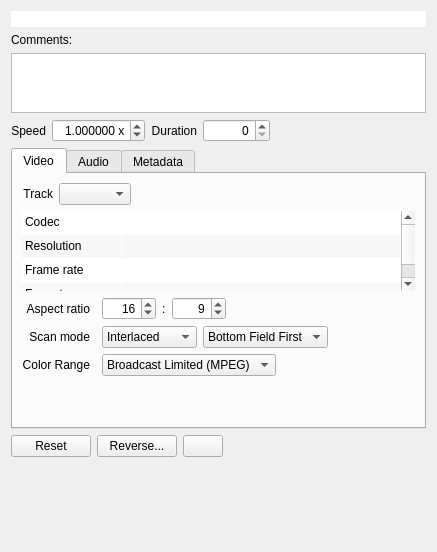
<?xml version="1.0" encoding="UTF-8"?>
<ui version="4.0">
 <class>AvformatProducerWidget</class>
 <widget class="QWidget" name="AvformatProducerWidget">
  <property name="geometry">
   <rect>
    <x>0</x>
    <y>0</y>
    <width>437</width>
    <height>552</height>
   </rect>
  </property>
  <property name="windowTitle">
   <string>Form</string>
  </property>
  <layout class="QVBoxLayout" name="verticalLayout">
   <item>
    <widget class="QLineEdit" name="filenameLabel">
     <property name="styleSheet">
      <string notr="true">font-weight: bold;</string>
     </property>
     <property name="frame">
      <bool>false</bool>
     </property>
     <property name="alignment">
      <set>Qt::AlignCenter</set>
     </property>
    </widget>
   </item>
   <item>
    <widget class="QLabel" name="label">
     <property name="text">
      <string>Comments:</string>
     </property>
    </widget>
   </item>
   <item>
    <widget class="QPlainTextEdit" name="notesTextEdit">
     <property name="maximumSize">
      <size>
       <width>16777215</width>
       <height>60</height>
      </size>
     </property>
     <property name="focusPolicy">
      <enum>Qt::StrongFocus</enum>
     </property>
     <property name="tabChangesFocus">
      <bool>true</bool>
     </property>
     <property name="plainText">
      <string/>
     </property>
    </widget>
   </item>
   <item>
    <layout class="QHBoxLayout" name="horizontalLayout_6">
     <item>
      <widget class="QLabel" name="speedLabel">
       <property name="text">
        <string>Speed</string>
       </property>
       <property name="alignment">
        <set>Qt::AlignRight|Qt::AlignTrailing|Qt::AlignVCenter</set>
       </property>
      </widget>
     </item>
     <item>
      <widget class="QDoubleSpinBox" name="speedSpinBox">
       <property name="focusPolicy">
        <enum>Qt::StrongFocus</enum>
       </property>
       <property name="alignment">
        <set>Qt::AlignRight|Qt::AlignTrailing|Qt::AlignVCenter</set>
       </property>
       <property name="accelerated">
        <bool>true</bool>
       </property>
       <property name="keyboardTracking">
        <bool>false</bool>
       </property>
       <property name="suffix">
        <string notr="true" extracomment="The multiplication symbol that appears as the unit of measure for the speed field"> x</string>
       </property>
       <property name="decimals">
        <number>6</number>
       </property>
       <property name="minimum">
        <double>0.002500000000000</double>
       </property>
       <property name="maximum">
        <double>50.000000000000000</double>
       </property>
       <property name="singleStep">
        <double>0.100000000000000</double>
       </property>
       <property name="value">
        <double>1.000000000000000</double>
       </property>
      </widget>
     </item>
     <item>
      <widget class="QLabel" name="durationLabel">
       <property name="text">
        <string>Duration</string>
       </property>
       <property name="alignment">
        <set>Qt::AlignRight|Qt::AlignTrailing|Qt::AlignVCenter</set>
       </property>
      </widget>
     </item>
     <item>
      <widget class="TimeSpinBox" name="durationSpinBox">
       <property name="focusPolicy">
        <enum>Qt::StrongFocus</enum>
       </property>
       <property name="alignment">
        <set>Qt::AlignRight|Qt::AlignTrailing|Qt::AlignVCenter</set>
       </property>
       <property name="accelerated">
        <bool>true</bool>
       </property>
       <property name="keyboardTracking">
        <bool>false</bool>
       </property>
       <property name="maximum">
        <number>2147483647</number>
       </property>
      </widget>
     </item>
     <item>
      <spacer name="horizontalSpacer_4">
       <property name="orientation">
        <enum>Qt::Horizontal</enum>
       </property>
       <property name="sizeHint" stdset="0">
        <size>
         <width>40</width>
         <height>20</height>
        </size>
       </property>
      </spacer>
     </item>
    </layout>
   </item>
   <item>
    <widget class="QTabWidget" name="tabWidget">
     <property name="currentIndex">
      <number>0</number>
     </property>
     <widget class="QWidget" name="videoTab">
      <attribute name="title">
       <string>Video</string>
      </attribute>
      <layout class="QGridLayout" name="gridLayout">
       <item row="5" column="0" colspan="3">
        <spacer name="verticalSpacer_3">
         <property name="orientation">
          <enum>Qt::Vertical</enum>
         </property>
         <property name="sizeHint" stdset="0">
          <size>
           <width>20</width>
           <height>40</height>
          </size>
         </property>
        </spacer>
       </item>
       <item row="3" column="0">
        <widget class="QLabel" name="scanModeLabel">
         <property name="text">
          <string>Scan mode</string>
         </property>
         <property name="alignment">
          <set>Qt::AlignRight|Qt::AlignTrailing|Qt::AlignVCenter</set>
         </property>
        </widget>
       </item>
       <item row="4" column="0">
        <widget class="QLabel" name="label_2">
         <property name="text">
          <string>Color Range</string>
         </property>
         <property name="alignment">
          <set>Qt::AlignRight|Qt::AlignTrailing|Qt::AlignVCenter</set>
         </property>
        </widget>
       </item>
       <item row="1" column="0" colspan="3">
        <widget class="QTableWidget" name="videoTableWidget">
         <property name="minimumSize">
          <size>
           <width>0</width>
           <height>80</height>
          </size>
         </property>
         <property name="maximumSize">
          <size>
           <width>16777215</width>
           <height>80</height>
          </size>
         </property>
         <property name="focusPolicy">
          <enum>Qt::ClickFocus</enum>
         </property>
         <property name="frameShape">
          <enum>QFrame::NoFrame</enum>
         </property>
         <property name="editTriggers">
          <set>QAbstractItemView::NoEditTriggers</set>
         </property>
         <property name="alternatingRowColors">
          <bool>true</bool>
         </property>
         <property name="selectionMode">
          <enum>QAbstractItemView::NoSelection</enum>
         </property>
         <property name="gridStyle">
          <enum>Qt::NoPen</enum>
         </property>
         <attribute name="horizontalHeaderVisible">
          <bool>false</bool>
         </attribute>
         <attribute name="horizontalHeaderStretchLastSection">
          <bool>true</bool>
         </attribute>
         <attribute name="verticalHeaderVisible">
          <bool>false</bool>
         </attribute>
         <attribute name="verticalHeaderDefaultSectionSize">
          <number>24</number>
         </attribute>
         <row>
          <property name="text">
           <string>Codec</string>
          </property>
         </row>
         <row>
          <property name="text">
           <string>Resolution</string>
          </property>
         </row>
         <row>
          <property name="text">
           <string>Frame rate</string>
          </property>
         </row>
         <row>
          <property name="text">
           <string>Pixel format</string>
          </property>
         </row>
         <column>
          <property name="text">
           <string>Name</string>
          </property>
         </column>
         <column>
          <property name="text">
           <string>Value</string>
          </property>
         </column>
         <item row="0" column="0">
          <property name="text">
           <string>Codec</string>
          </property>
         </item>
         <item row="1" column="0">
          <property name="text">
           <string>Resolution</string>
          </property>
         </item>
         <item row="2" column="0">
          <property name="text">
           <string>Frame rate</string>
          </property>
         </item>
         <item row="3" column="0">
          <property name="text">
           <string>Format</string>
          </property>
         </item>
        </widget>
       </item>
       <item row="4" column="2">
        <layout class="QHBoxLayout" name="horizontalLayout">
         <item>
          <widget class="QComboBox" name="rangeComboBox">
           <item>
            <property name="text">
             <string>Broadcast Limited (MPEG)</string>
            </property>
           </item>
           <item>
            <property name="text">
             <string>Full (JPEG)</string>
            </property>
           </item>
          </widget>
         </item>
         <item>
          <spacer name="horizontalSpacer_2">
           <property name="orientation">
            <enum>Qt::Horizontal</enum>
           </property>
           <property name="sizeHint" stdset="0">
            <size>
             <width>40</width>
             <height>20</height>
            </size>
           </property>
          </spacer>
         </item>
        </layout>
       </item>
       <item row="2" column="0">
        <widget class="QLabel" name="aspectRatioLabel">
         <property name="text">
          <string>Aspect ratio</string>
         </property>
         <property name="alignment">
          <set>Qt::AlignRight|Qt::AlignTrailing|Qt::AlignVCenter</set>
         </property>
        </widget>
       </item>
       <item row="0" column="0" colspan="3">
        <layout class="QHBoxLayout" name="horizontalLayout_4">
         <item>
          <widget class="QLabel" name="trackLabel">
           <property name="text">
            <string>Track</string>
           </property>
           <property name="alignment">
            <set>Qt::AlignRight|Qt::AlignTrailing|Qt::AlignVCenter</set>
           </property>
          </widget>
         </item>
         <item>
          <widget class="QComboBox" name="videoTrackComboBox">
           <property name="sizeAdjustPolicy">
            <enum>QComboBox::AdjustToContents</enum>
           </property>
          </widget>
         </item>
         <item>
          <spacer name="horizontalSpacer_5">
           <property name="orientation">
            <enum>Qt::Horizontal</enum>
           </property>
           <property name="sizeHint" stdset="0">
            <size>
             <width>40</width>
             <height>20</height>
            </size>
           </property>
          </spacer>
         </item>
        </layout>
       </item>
       <item row="2" column="2">
        <layout class="QHBoxLayout" name="horizontalLayout_2">
         <item>
          <widget class="QSpinBox" name="aspectNumSpinBox">
           <property name="alignment">
            <set>Qt::AlignRight|Qt::AlignTrailing|Qt::AlignVCenter</set>
           </property>
           <property name="keyboardTracking">
            <bool>false</bool>
           </property>
           <property name="minimum">
            <number>1</number>
           </property>
           <property name="maximum">
            <number>8192</number>
           </property>
           <property name="value">
            <number>16</number>
           </property>
          </widget>
         </item>
         <item>
          <widget class="QLabel" name="label_4">
           <property name="text">
            <string>:</string>
           </property>
          </widget>
         </item>
         <item>
          <widget class="QSpinBox" name="aspectDenSpinBox">
           <property name="alignment">
            <set>Qt::AlignRight|Qt::AlignTrailing|Qt::AlignVCenter</set>
           </property>
           <property name="keyboardTracking">
            <bool>false</bool>
           </property>
           <property name="minimum">
            <number>1</number>
           </property>
           <property name="maximum">
            <number>8192</number>
           </property>
           <property name="value">
            <number>9</number>
           </property>
          </widget>
         </item>
         <item>
          <spacer name="horizontalSpacer">
           <property name="orientation">
            <enum>Qt::Horizontal</enum>
           </property>
           <property name="sizeHint" stdset="0">
            <size>
             <width>40</width>
             <height>20</height>
            </size>
           </property>
          </spacer>
         </item>
        </layout>
       </item>
       <item row="3" column="2">
        <layout class="QHBoxLayout" name="horizontalLayout_9">
         <item>
          <widget class="QComboBox" name="scanComboBox">
           <item>
            <property name="text">
             <string>Interlaced</string>
            </property>
           </item>
           <item>
            <property name="text">
             <string>Progressive</string>
            </property>
           </item>
          </widget>
         </item>
         <item>
          <widget class="QComboBox" name="fieldOrderComboBox">
           <item>
            <property name="text">
             <string>Bottom Field First</string>
            </property>
           </item>
           <item>
            <property name="text">
             <string>Top Field First</string>
            </property>
           </item>
          </widget>
         </item>
         <item>
          <spacer name="horizontalSpacer_9">
           <property name="orientation">
            <enum>Qt::Horizontal</enum>
           </property>
           <property name="sizeHint" stdset="0">
            <size>
             <width>40</width>
             <height>20</height>
            </size>
           </property>
          </spacer>
         </item>
        </layout>
       </item>
      </layout>
     </widget>
     <widget class="QWidget" name="audioTab">
      <attribute name="title">
       <string>Audio</string>
      </attribute>
      <layout class="QGridLayout" name="gridLayout_2">
       <item row="0" column="0">
        <widget class="QLabel" name="trackLabel_2">
         <property name="text">
          <string>Track</string>
         </property>
         <property name="alignment">
          <set>Qt::AlignRight|Qt::AlignTrailing|Qt::AlignVCenter</set>
         </property>
        </widget>
       </item>
       <item row="0" column="1">
        <layout class="QHBoxLayout" name="horizontalLayout_8">
         <item>
          <widget class="QComboBox" name="audioTrackComboBox"/>
         </item>
         <item>
          <spacer name="horizontalSpacer_7">
           <property name="orientation">
            <enum>Qt::Horizontal</enum>
           </property>
           <property name="sizeHint" stdset="0">
            <size>
             <width>40</width>
             <height>20</height>
            </size>
           </property>
          </spacer>
         </item>
        </layout>
       </item>
       <item row="4" column="0">
        <spacer name="verticalSpacer_2">
         <property name="orientation">
          <enum>Qt::Vertical</enum>
         </property>
         <property name="sizeHint" stdset="0">
          <size>
           <width>20</width>
           <height>40</height>
          </size>
         </property>
        </spacer>
       </item>
       <item row="1" column="0" colspan="2">
        <widget class="QTableWidget" name="audioTableWidget">
         <property name="minimumSize">
          <size>
           <width>0</width>
           <height>80</height>
          </size>
         </property>
         <property name="maximumSize">
          <size>
           <width>16777215</width>
           <height>80</height>
          </size>
         </property>
         <property name="focusPolicy">
          <enum>Qt::ClickFocus</enum>
         </property>
         <property name="frameShape">
          <enum>QFrame::NoFrame</enum>
         </property>
         <property name="editTriggers">
          <set>QAbstractItemView::NoEditTriggers</set>
         </property>
         <property name="alternatingRowColors">
          <bool>true</bool>
         </property>
         <property name="selectionMode">
          <enum>QAbstractItemView::NoSelection</enum>
         </property>
         <property name="gridStyle">
          <enum>Qt::NoPen</enum>
         </property>
         <attribute name="horizontalHeaderVisible">
          <bool>false</bool>
         </attribute>
         <attribute name="horizontalHeaderStretchLastSection">
          <bool>true</bool>
         </attribute>
         <attribute name="verticalHeaderVisible">
          <bool>false</bool>
         </attribute>
         <attribute name="verticalHeaderDefaultSectionSize">
          <number>24</number>
         </attribute>
         <row>
          <property name="text">
           <string>Codec</string>
          </property>
         </row>
         <row>
          <property name="text">
           <string>Channels</string>
          </property>
         </row>
         <row>
          <property name="text">
           <string>Sample rate</string>
          </property>
         </row>
         <row>
          <property name="text">
           <string>Format</string>
          </property>
         </row>
         <column>
          <property name="text">
           <string>Name</string>
          </property>
         </column>
         <column>
          <property name="text">
           <string>Value</string>
          </property>
         </column>
         <item row="0" column="0">
          <property name="text">
           <string>Codec</string>
          </property>
         </item>
         <item row="1" column="0">
          <property name="text">
           <string>Channels</string>
          </property>
         </item>
         <item row="2" column="0">
          <property name="text">
           <string>Sample rate</string>
          </property>
         </item>
         <item row="3" column="0">
          <property name="text">
           <string>Format</string>
          </property>
         </item>
        </widget>
       </item>
       <item row="2" column="1">
        <widget class="QSlider" name="syncSlider">
         <property name="toolTip">
          <string>Adjust the audio/video synchronization. The center position is equivalent to no alteration.</string>
         </property>
         <property name="minimum">
          <number>-1000</number>
         </property>
         <property name="maximum">
          <number>1000</number>
         </property>
         <property name="value">
          <number>0</number>
         </property>
         <property name="orientation">
          <enum>Qt::Horizontal</enum>
         </property>
        </widget>
       </item>
       <item row="2" column="0">
        <widget class="QLabel" name="label_3">
         <property name="text">
          <string>Sync</string>
         </property>
         <property name="alignment">
          <set>Qt::AlignRight|Qt::AlignTrailing|Qt::AlignVCenter</set>
         </property>
        </widget>
       </item>
       <item row="3" column="1">
        <layout class="QHBoxLayout" name="horizontalLayout_3">
         <item>
          <spacer name="horizontalSpacer_6">
           <property name="orientation">
            <enum>Qt::Horizontal</enum>
           </property>
           <property name="sizeHint" stdset="0">
            <size>
             <width>40</width>
             <height>20</height>
            </size>
           </property>
          </spacer>
         </item>
         <item>
          <widget class="QSpinBox" name="spinBox">
           <property name="suffix">
            <string> ms</string>
           </property>
           <property name="minimum">
            <number>-1000</number>
           </property>
           <property name="maximum">
            <number>1000</number>
           </property>
          </widget>
         </item>
         <item>
          <spacer name="horizontalSpacer_8">
           <property name="orientation">
            <enum>Qt::Horizontal</enum>
           </property>
           <property name="sizeHint" stdset="0">
            <size>
             <width>40</width>
             <height>20</height>
            </size>
           </property>
          </spacer>
         </item>
        </layout>
       </item>
      </layout>
     </widget>
     <widget class="QWidget" name="metadataTab">
      <attribute name="title">
       <string>Metadata</string>
      </attribute>
      <layout class="QVBoxLayout" name="verticalLayout_3">
       <item>
        <widget class="QTableWidget" name="metadataTable">
         <property name="focusPolicy">
          <enum>Qt::TabFocus</enum>
         </property>
         <property name="frameShape">
          <enum>QFrame::NoFrame</enum>
         </property>
         <property name="editTriggers">
          <set>QAbstractItemView::NoEditTriggers</set>
         </property>
         <property name="alternatingRowColors">
          <bool>true</bool>
         </property>
         <property name="selectionMode">
          <enum>QAbstractItemView::NoSelection</enum>
         </property>
         <property name="gridStyle">
          <enum>Qt::NoPen</enum>
         </property>
         <attribute name="horizontalHeaderStretchLastSection">
          <bool>true</bool>
         </attribute>
         <attribute name="verticalHeaderVisible">
          <bool>false</bool>
         </attribute>
         <attribute name="verticalHeaderDefaultSectionSize">
          <number>24</number>
         </attribute>
         <column>
          <property name="text">
           <string>Name</string>
          </property>
         </column>
         <column>
          <property name="text">
           <string>Value</string>
          </property>
         </column>
        </widget>
       </item>
      </layout>
     </widget>
    </widget>
   </item>
   <item>
    <layout class="QHBoxLayout" name="horizontalLayout_5">
     <item>
      <widget class="QPushButton" name="resetButton">
       <property name="text">
        <string>Reset</string>
       </property>
      </widget>
     </item>
     <item>
      <widget class="QPushButton" name="reverseButton">
       <property name="text">
        <string>Reverse...</string>
       </property>
      </widget>
     </item>
     <item>
      <widget class="QPushButton" name="menuButton">
       <property name="toolTip">
        <string>Display a menu of additional actions</string>
       </property>
       <property name="text">
        <string/>
       </property>
       <property name="icon">
        <iconset theme="format-justify-fill" resource="../../icons/resources.qrc">
         <normaloff>:/icons/oxygen/32x32/actions/format-justify-fill.png</normaloff>:/icons/oxygen/32x32/actions/format-justify-fill.png</iconset>
       </property>
      </widget>
     </item>
     <item>
      <spacer name="horizontalSpacer_3">
       <property name="orientation">
        <enum>Qt::Horizontal</enum>
       </property>
       <property name="sizeHint" stdset="0">
        <size>
         <width>40</width>
         <height>20</height>
        </size>
       </property>
      </spacer>
     </item>
    </layout>
   </item>
   <item>
    <spacer name="verticalSpacer">
     <property name="orientation">
      <enum>Qt::Vertical</enum>
     </property>
     <property name="sizeHint" stdset="0">
      <size>
       <width>20</width>
       <height>40</height>
      </size>
     </property>
    </spacer>
   </item>
  </layout>
  <action name="actionOpenFolder">
   <property name="text">
    <string>Show in Folder</string>
   </property>
  </action>
  <action name="actionCopyFullFilePath">
   <property name="text">
    <string>Copy Full File Path</string>
   </property>
  </action>
  <action name="actionFFmpegInfo">
   <property name="text">
    <string>More Information...</string>
   </property>
  </action>
  <action name="actionFFmpegIntegrityCheck">
   <property name="text">
    <string>Start Integrity Check Job</string>
   </property>
  </action>
  <action name="actionFFmpegConvert">
   <property name="text">
    <string>Convert to Edit-friendly...</string>
   </property>
  </action>
  <action name="actionExtractSubclip">
   <property name="text">
    <string>Extract Sub-clip...</string>
   </property>
  </action>
  <action name="actionSetFileDate">
   <property name="text">
    <string>Set Creation Time...</string>
   </property>
  </action>
 </widget>
 <customwidgets>
  <customwidget>
   <class>TimeSpinBox</class>
   <extends>QSpinBox</extends>
   <header>widgets/timespinbox.h</header>
  </customwidget>
 </customwidgets>
 <tabstops>
  <tabstop>filenameLabel</tabstop>
  <tabstop>notesTextEdit</tabstop>
  <tabstop>speedSpinBox</tabstop>
  <tabstop>durationSpinBox</tabstop>
  <tabstop>tabWidget</tabstop>
  <tabstop>videoTrackComboBox</tabstop>
  <tabstop>aspectNumSpinBox</tabstop>
  <tabstop>aspectDenSpinBox</tabstop>
  <tabstop>scanComboBox</tabstop>
  <tabstop>fieldOrderComboBox</tabstop>
  <tabstop>rangeComboBox</tabstop>
  <tabstop>resetButton</tabstop>
  <tabstop>reverseButton</tabstop>
  <tabstop>menuButton</tabstop>
  <tabstop>audioTrackComboBox</tabstop>
  <tabstop>syncSlider</tabstop>
  <tabstop>spinBox</tabstop>
  <tabstop>metadataTable</tabstop>
 </tabstops>
 <resources>
  <include location="../../icons/resources.qrc"/>
 </resources>
 <connections>
  <connection>
   <sender>syncSlider</sender>
   <signal>valueChanged(int)</signal>
   <receiver>spinBox</receiver>
   <slot>setValue(int)</slot>
   <hints>
    <hint type="sourcelabel">
     <x>199</x>
     <y>356</y>
    </hint>
    <hint type="destinationlabel">
     <x>255</x>
     <y>390</y>
    </hint>
   </hints>
  </connection>
  <connection>
   <sender>spinBox</sender>
   <signal>valueChanged(int)</signal>
   <receiver>syncSlider</receiver>
   <slot>setValue(int)</slot>
   <hints>
    <hint type="sourcelabel">
     <x>255</x>
     <y>390</y>
    </hint>
    <hint type="destinationlabel">
     <x>184</x>
     <y>356</y>
    </hint>
   </hints>
  </connection>
 </connections>
</ui>
